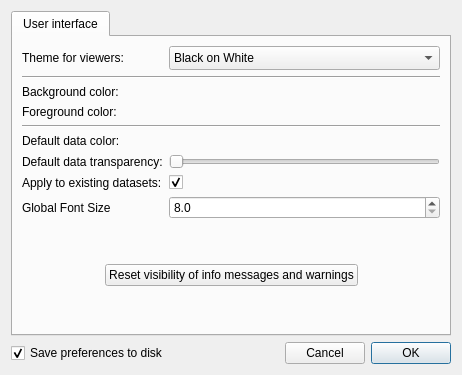
<?xml version="1.0" encoding="UTF-8"?>
<ui version="4.0">
 <class>Form</class>
 <widget class="QDialog" name="Form">
  <property name="geometry">
   <rect>
    <x>0</x>
    <y>0</y>
    <width>462</width>
    <height>375</height>
   </rect>
  </property>
  <property name="windowTitle">
   <string>Preferences</string>
  </property>
  <property name="modal">
   <bool>true</bool>
  </property>
  <layout class="QGridLayout" name="gridLayout">
   <item row="1" column="0">
    <layout class="QHBoxLayout" name="horizontalLayout">
     <item>
      <widget class="QCheckBox" name="checkbox_save">
       <property name="text">
        <string>Save preferences to disk</string>
       </property>
       <property name="checked">
        <bool>true</bool>
       </property>
      </widget>
     </item>
     <item>
      <spacer name="horizontalSpacer">
       <property name="orientation">
        <enum>Qt::Horizontal</enum>
       </property>
       <property name="sizeHint" stdset="0">
        <size>
         <width>40</width>
         <height>20</height>
        </size>
       </property>
      </spacer>
     </item>
     <item>
      <widget class="QPushButton" name="cancel">
       <property name="text">
        <string>Cancel</string>
       </property>
      </widget>
     </item>
     <item>
      <widget class="QPushButton" name="ok">
       <property name="text">
        <string>OK</string>
       </property>
       <property name="default">
        <bool>true</bool>
       </property>
      </widget>
     </item>
    </layout>
   </item>
   <item row="0" column="0">
    <widget class="QTabWidget" name="tab_widget">
     <property name="currentIndex">
      <number>0</number>
     </property>
     <widget class="QWidget" name="tab">
      <attribute name="title">
       <string>User interface</string>
      </attribute>
      <layout class="QGridLayout" name="gridLayout_2">
       <item row="8" column="0">
        <widget class="QLabel" name="label_7">
         <property name="text">
          <string>Global Font Size</string>
         </property>
        </widget>
       </item>
       <item row="10" column="0" colspan="2">
        <layout class="QHBoxLayout" name="horizontalLayout_2">
         <item>
          <spacer name="horizontalSpacer_2">
           <property name="orientation">
            <enum>Qt::Horizontal</enum>
           </property>
           <property name="sizeHint" stdset="0">
            <size>
             <width>40</width>
             <height>20</height>
            </size>
           </property>
          </spacer>
         </item>
         <item>
          <widget class="QPushButton" name="button_reset_dialogs">
           <property name="text">
            <string>Reset visibility of info messages and warnings</string>
           </property>
          </widget>
         </item>
         <item>
          <spacer name="horizontalSpacer_3">
           <property name="orientation">
            <enum>Qt::Horizontal</enum>
           </property>
           <property name="sizeHint" stdset="0">
            <size>
             <width>40</width>
             <height>20</height>
            </size>
           </property>
          </spacer>
         </item>
        </layout>
       </item>
       <item row="4" column="0" colspan="2">
        <widget class="Line" name="line_2">
         <property name="orientation">
          <enum>Qt::Horizontal</enum>
         </property>
        </widget>
       </item>
       <item row="5" column="0">
        <widget class="QLabel" name="label_4">
         <property name="text">
          <string>Default data color:</string>
         </property>
        </widget>
       </item>
       <item row="11" column="0">
        <spacer name="verticalSpacer_2">
         <property name="orientation">
          <enum>Qt::Vertical</enum>
         </property>
         <property name="sizeHint" stdset="0">
          <size>
           <width>20</width>
           <height>40</height>
          </size>
         </property>
        </spacer>
       </item>
       <item row="3" column="1">
        <widget class="QColorBox" name="color_foreground">
         <property name="text">
          <string/>
         </property>
        </widget>
       </item>
       <item row="5" column="1">
        <widget class="QColorBox" name="color_default_data">
         <property name="text">
          <string/>
         </property>
        </widget>
       </item>
       <item row="7" column="0">
        <widget class="QLabel" name="label_6">
         <property name="text">
          <string>Apply to existing datasets:</string>
         </property>
        </widget>
       </item>
       <item row="9" column="0">
        <spacer name="verticalSpacer">
         <property name="orientation">
          <enum>Qt::Vertical</enum>
         </property>
         <property name="sizeHint" stdset="0">
          <size>
           <width>20</width>
           <height>40</height>
          </size>
         </property>
        </spacer>
       </item>
       <item row="3" column="0">
        <widget class="QLabel" name="label_3">
         <property name="text">
          <string>Foreground color:</string>
         </property>
        </widget>
       </item>
       <item row="6" column="1">
        <widget class="QSlider" name="slider_alpha">
         <property name="maximum">
          <number>100</number>
         </property>
         <property name="orientation">
          <enum>Qt::Horizontal</enum>
         </property>
        </widget>
       </item>
       <item row="7" column="1">
        <widget class="QCheckBox" name="checkbox_apply">
         <property name="text">
          <string/>
         </property>
         <property name="checked">
          <bool>true</bool>
         </property>
        </widget>
       </item>
       <item row="6" column="0">
        <widget class="QLabel" name="label">
         <property name="text">
          <string>Default data transparency:</string>
         </property>
        </widget>
       </item>
       <item row="0" column="1">
        <widget class="QComboBox" name="combo_theme">
         <property name="sizeAdjustPolicy">
          <enum>QComboBox::AdjustToMinimumContentsLengthWithIcon</enum>
         </property>
         <item>
          <property name="text">
           <string>Black on White</string>
          </property>
         </item>
         <item>
          <property name="text">
           <string>White on Black</string>
          </property>
         </item>
         <item>
          <property name="text">
           <string>Custom</string>
          </property>
         </item>
        </widget>
       </item>
       <item row="1" column="0" colspan="2">
        <widget class="Line" name="line">
         <property name="orientation">
          <enum>Qt::Horizontal</enum>
         </property>
        </widget>
       </item>
       <item row="2" column="0">
        <widget class="QLabel" name="label_2">
         <property name="text">
          <string>Background color:</string>
         </property>
        </widget>
       </item>
       <item row="2" column="1">
        <widget class="QColorBox" name="color_background">
         <property name="text">
          <string/>
         </property>
        </widget>
       </item>
       <item row="0" column="0">
        <widget class="QLabel" name="label_5">
         <property name="text">
          <string>Theme for viewers:</string>
         </property>
        </widget>
       </item>
       <item row="8" column="1">
        <widget class="QDoubleSpinBox" name="spinner_font_size">
         <property name="sizePolicy">
          <sizepolicy hsizetype="Minimum" vsizetype="Fixed">
           <horstretch>0</horstretch>
           <verstretch>0</verstretch>
          </sizepolicy>
         </property>
         <property name="toolTip">
          <string>Font size for most widgets (Default: 8.0)</string>
         </property>
         <property name="decimals">
          <number>1</number>
         </property>
         <property name="minimum">
          <double>8.000000000000000</double>
         </property>
         <property name="maximum">
          <double>56.000000000000000</double>
         </property>
         <property name="value">
          <double>8.000000000000000</double>
         </property>
        </widget>
       </item>
      </layout>
      <zorder>combo_theme</zorder>
      <zorder>label_2</zorder>
      <zorder>label_3</zorder>
      <zorder>label_4</zorder>
      <zorder>color_default_data</zorder>
      <zorder>color_foreground</zorder>
      <zorder>line</zorder>
      <zorder>checkbox_apply</zorder>
      <zorder>label_5</zorder>
      <zorder>slider_alpha</zorder>
      <zorder>label</zorder>
      <zorder>label_6</zorder>
      <zorder>color_background</zorder>
      <zorder>line_2</zorder>
      <zorder>verticalSpacer_2</zorder>
      <zorder>label_7</zorder>
      <zorder>spinner_font_size</zorder>
     </widget>
    </widget>
   </item>
  </layout>
 </widget>
 <customwidgets>
  <customwidget>
   <class>QColorBox</class>
   <extends>QLabel</extends>
   <header>glue_qt.utils.qt.colors</header>
  </customwidget>
 </customwidgets>
 <resources/>
 <connections/>
</ui>
